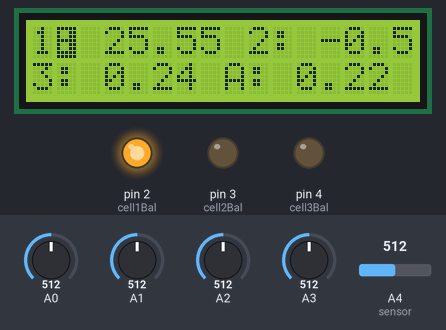
The sketch below on a simulated Arduino Uno, built with avr-gcc and run on an emulated ATmega328P. Shown: 16×2 character LCD, output pins drawn as LEDs (lit = HIGH). The test bench sets the inputs (shaded band); at power-on: A1 = 512, A2 = 512, A0 = 512, A3 = 512, A4 (sensor) = 512. What the sketch prints to the serial monitor is not drawn.

Above: at 3.2 s.
3.3 s: A1 set to 592
At 6.1 s:
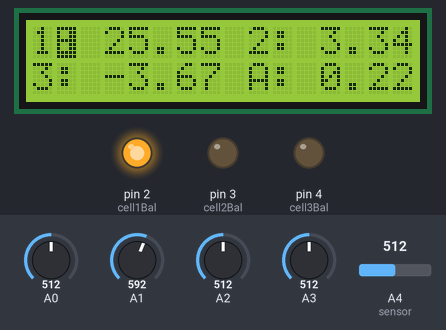
6.3 s: A1 set to 621
At 9.1 s:
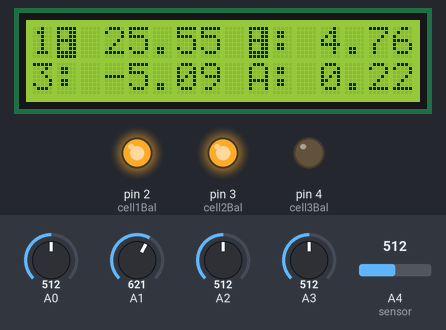
9.3 s: A2 set to 686
At 12.2 s:
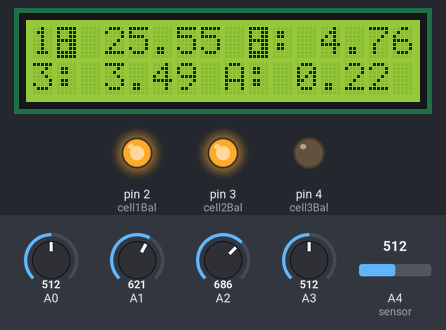
12.3 s: A2 set to 711
At 15.2 s:
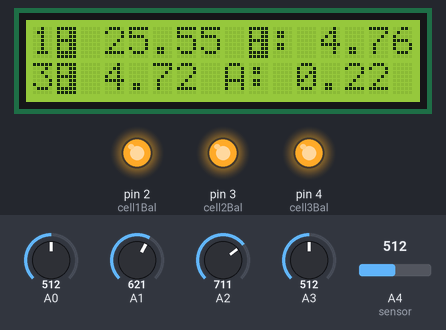
15.3 s: A0 set to 532
At 19.0 s:
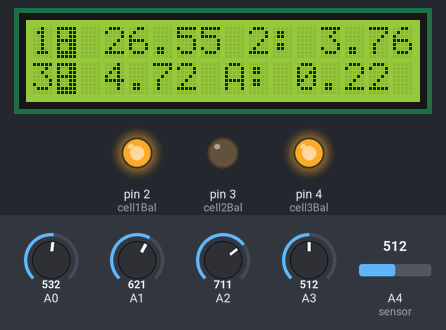
Timing chart, 0 to 19.3 s (numbered marks = the images above; inputs shaded):
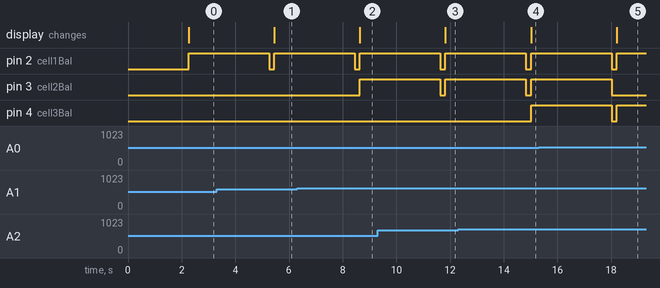

The sketch:

Li-ion_Balance_v0.5.ino
```cpp
#include <LiquidCrystal.h>

float cell1V = 0.00;          //sets variable for the voltage of the first cell
float cell2V = 0.00;          //sets variable for the voltage of the second cell
float cell3V = 0.00;          //sets variable for the voltage of the third cell
float calV = 0.00;            //sets variable for supply voltage compensation
float supplyV = 0.00;         //sets variable for the voltage of the supply to the arduino
float cell1Cal = 50.00 + 1.50; //allows for voltage calibration of the first cell
float cell2Cal = 50.00 + 0.38; //allows for voltage calibration of the second cell
float cell3Cal = 50.00 + 0.85; //allows for voltage calibration of the third cell
float zenerV = 2.48;          // measured voltage of the voltage reference
float cell1AverageVal = 0.00; //sets variable for use in calculating the average voltage of cell 1
float cell2AverageVal = 0.00; //sets variable for use in calculating the average voltage of cell 2
float cell3AverageVal = 0.00; //sets variable for use in calculating the average voltage of cell 3
float cell1AverageV = 0.00;   //sets variable for the current voltage of cell 1
float cell2AverageV = 0.00;   //sets variable for the current voltage of cell 2
float cell3AverageV = 0.00;   //sets variable for the current voltage of cell 3

float averageAmps = 0.00;     //set variable for the average amperage going into the battery pack
float ampsAverageVal = 0.00;  //variable used for calculating the average amperage
float ampSensorMillivolts = 0.00; //used for ACS 712 readings
float currentAmps = 0.00;     //used for the present amp reading
float ampVal = 0.00;          //store the analog value for the ACS 712 without the offset
int ampSensorVal = 512;       //store the analog value for the ACS 712 sensor

float balanceVal = 4.20;      //voltage where the balancing circuits kick in
float protectVal = 4.25;      //voltage where incoming power will be shut off
float ampCutoff = 5.50;       //current where incomming power will be shut off

int zenerVal = 0;             //variable used for analog reading of the voltage reference
int cell1Val = 0;             //variable used for analog reading of cell 1
int cell2Val = 0;             //variable used for analog reading of cell 2
int cell3Val = 0;             //variable used for analog reading of cell 3
int averages = 100;           //sets the number of averages taken during each voltage Measurement

int cell1Bal = 2;             //sets pin 2 as the output to control the balance circuit for cell 1
int cell2Bal = 3;             //sets pin 3 as the output to control the balance circuit for cell 2
int cell3Bal = 4;             //sets pin 4 as the output to control the balance circuit for cell 3
int powerIn = 5;              //sets pin 5 as the output to control the incoming power

int flag = 0;                 //sets up a flag for later use in cell balancing

const int rs = 12, en = 11, d4 = 10, d5 = 9, d6 = 8, d7 = 7;  //pin config of the LCD
LiquidCrystal lcd(rs, en, d4, d5, d6, d7);                    //used for LCD setup

byte invertedColon[8] = {
  B11111,
  B10011,
  B10011,
  B11111,
  B10011,
  B10011,
  B11111,
  B11111,
};

void setup() {                // void setup runs once upon power up
  Serial.begin(115200);       //enables serial output
  lcd.begin(16, 2);           //enables the 16x2 LCD
  lcd.write("Initializing");  //write something to the LCD
  lcd.setCursor(0, 1);        //move the cursor the the second line
                                lcd.write("Version 0.5");   //write more to the LCD
  lcd.createChar(0, invertedColon);

  pinMode(cell1Bal, OUTPUT);  //sets the pin used to contol the balance circuitry for cell 1 as an output
  pinMode(cell2Bal, OUTPUT);  //sets the pin used to contol the balance circuitry for cell 2 as an output
  pinMode(cell3Bal, OUTPUT);  //sets the pin used to contol the balance circuitry for cell 3 as an output
  pinMode(powerIn, OUTPUT);   //sets the pin used to contol the input power as an output
  delay(2000);                //2 second delay so you can read the screen
}                             //end of void setup

void loop() {                                       //void loop runs perpetually after the void setup has finished
  for (int i = 0; i < averages; i++) {              //for loop used to get an average voltage of the cells
    zenerVal = analogRead(A3);                      //read the analog value for the voltage reference
    supplyV = (zenerV * 1024.00) / zenerVal;        //calculate the supply voltage of the arduino using the analog value from above
    calV = (supplyV - 5.00) * 10.00;                //find the diffence between the supply voltage and the expected 5 volts

    cell1Val = analogRead(A0);                      //read the analog value for cell 1
    cell2Val = analogRead(A1);                      //read the analog value for cell 1&2
    cell3Val = analogRead(A2);                      //read the analog value for cell 1&2&3

    ampSensorVal = analogRead(A4);                  //read the analog value for the current sensor
    ampVal = ampSensorVal - 509;                 //get rid of the offset the sensor introduces (allows for reading positve and negative current)
    ampSensorMillivolts = (ampVal * 5000.00) / 1024;//gives us the current millivolt reading of the sensor
    currentAmps = (ampSensorMillivolts / 66);       //convert millivolts into amps
    ampsAverageVal = ampsAverageVal + currentAmps;  //add values for averaging

    cell1V = (cell1Val * (cell1Cal + calV)) / 1024; //turn the analog value into a voltage that is calibrated as accurately as possible for cell 1
    cell2V = (cell2Val * (cell2Cal + calV)) / 1024; //turn the analog value into a voltage that is calibrated as accurately as possible for cell 1&2
    cell3V = (cell3Val * (cell3Cal + calV)) / 1024; //turn the analog value into a voltage that is calibrated as accurately as possible for cell 1&2&3

    cell1AverageVal = cell1AverageVal + cell1V;     //add the present voltage to the pervious voltages of cell 1
    cell2AverageVal = cell2AverageVal + cell2V;     //add the present voltage to the pervious voltages of cell 1&2
    cell3AverageVal = cell3AverageVal + cell3V;     //add the present voltage to the pervious voltages of cell 1&2&3
    delay(1);                                       //delay between measurements
  }                                                 //end of the for loop

  cell1AverageV = cell1AverageVal / averages;       //calculate the average of the readings above for cell 1
  cell2AverageV = cell2AverageVal / averages;       //calculate the average of the readings above for cell 1&2
  cell3AverageV = cell3AverageVal / averages;       //calculate the average of the readings above for cell 1&2&3

  averageAmps = ampsAverageVal / averages;          //calculate the average of the reading for the current sensor

  cell2AverageV = cell2AverageV - cell1AverageV;    //calculate the volage of cell 2 only
  cell3AverageV = cell3AverageV - (cell2AverageV + cell1AverageV);  //calculate the volage of cell 3 only

  Serial.print("Cell 1 Voltage = ");  //dump the measured voltages and currents to the serial monitor
  Serial.println(cell1AverageV);
  Serial.print("Cell 2 Voltage = ");
  Serial.println(cell2AverageV);
  Serial.print("Cell 3 Voltage = ");
  Serial.println(cell3AverageV);
  Serial.print("Supply Voltage = ");
  Serial.println(supplyV);
  Serial.print("Amperage = ");
  Serial.println(averageAmps);        //end of serial writing

  lcd.clear();                        //clear the LCD
  lcd.print("1: ");                   //send data to the LCD
  lcd.print(cell1AverageV);
  lcd.print(" 2: ");
  lcd.print(cell2AverageV);
  lcd.setCursor(0, 1);                //move the cursor to the start of the second line
  lcd.print("3: ");
  lcd.print(cell3AverageV);
  lcd.print(" A: ");
  lcd.print(averageAmps);              //end of lcd control section

  if (cell1AverageV >= balanceVal) {  //if the voltage of cell 1 is at or higher than the balance voltage
    digitalWrite(cell1Bal, HIGH);     //turn the balance circuit on for cell 1
    flag = 1;                         //set flag equal to 1
    lcd.setCursor(1, 0);
    lcd.write(byte(0));
  }

  else {                              //if the voltage of cell 1 is lower than the balance voltage
    digitalWrite(cell1Bal, LOW);      //turn the balance circuit off for cell 1
  }                                   //end of if/else statment

  if (cell2AverageV >= balanceVal) {  //if the voltage of cell 2 is at or higher than the balance voltage
    digitalWrite(cell2Bal, HIGH);     //turn the balance circuit on for cell 2
    flag = 1;                         //set flag equal to 1
    lcd.setCursor(9, 0);
    lcd.write(byte(0));
  }

  else {                              //if the voltage of cell 2 is lower than the balance voltage
    digitalWrite(cell2Bal, LOW);      //turn the balance circuit off for cell 2
  }                                   //end of if/else statment

  if (cell3AverageV >= balanceVal) {  //if the voltage of cell 3 is at or higher than the balance voltage
    digitalWrite(cell3Bal, HIGH);     //turn the balance circuit on for cell 3
    flag = 1;                         //set flag equal to 1
    lcd.setCursor(1, 1);
    lcd.write(byte(0));
  }

  else {                              //if the voltage of cell 3 is lower than the balance voltage
    digitalWrite(cell3Bal, LOW);      //turn the balance circuit off for cell 3
  }                                   //end of if/else statment

  if (flag == 1) {                    //if the flag has been set to 1
    delay(3000);                      //wait 3 seconds
    digitalWrite(cell1Bal, LOW);      //turn off balance circuit for cell 1
    digitalWrite(cell2Bal, LOW);      //turn off balance circuit for cell 2
    digitalWrite(cell3Bal, LOW);      //turn off balance circuit for cell 3
    flag = 0;                         //reset flag to 0
  }                                   //end of if statment

  if (cell1AverageV >= protectVal || cell2AverageV >= protectVal || cell3AverageV >= protectVal) {  //if any of the cells rise above a safe voltage
    digitalWrite(powerIn, LOW);       //turn off the incoming power
  }                                   //end of if statment

  else {                              //if the cell voltages are not above a safe voltage
    digitalWrite(powerIn, HIGH);      //turn the incomming power on
  }                                   //end of else statement

  if (cell1AverageV >= protectVal || cell2AverageV >= protectVal || cell3AverageV >= protectVal || averageAmps > ampCutoff) {  //if any of the cells rise above a safe voltage or if too much current is flowing into the pack
    digitalWrite(powerIn, LOW);       //turn off the incoming power
  }                                   //end of if statment

  else {                              //if the cell voltages are not above a safe voltage
    digitalWrite(powerIn, HIGH);      //turn the incomming power on
  }

  cell1AverageVal = 0;                //reset the total added voltages for cell 1
  cell2AverageVal = 0;                //reset the total added voltages for cell 2
  cell3AverageVal = 0;                //reset the total added voltages for cell 3

  ampsAverageVal = 0;                 //reset the total added currents from the ACS712 sensor
}                                     //end of void loop
```

Measured:
- the behaviour switches between 609 and 610 on A1 (found by bisection; images 1 and 2)
- the behaviour switches between 700 and 701 on A2 (found by bisection; images 3 and 4)
- the behaviour switches between 523 and 524 on A0 (found by bisection; images 4 and 5)
- after the input at 3.3 s, the display: changes after 2.1 s (image 1)
- after the input at 6.3 s, pin 3 (cell2Bal): LOW → HIGH after 2.3 s; the display: changes after 2.3 s (image 2)
- after the input at 9.3 s, the display: changes after 2.5 s (image 3)
- after the input at 12.3 s, pin 4 (cell3Bal): LOW → HIGH after 2.7 s; the display: changes after 2.7 s (image 4)
- after the input at 15.3 s, pin 3 (cell2Bal): goes on until 18.0 s, then stays LOW; the display: changes after 2.9 s (image 5)
